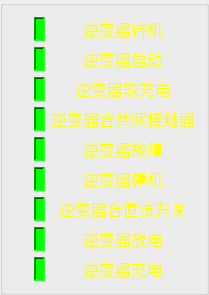
            <widget class="QGroupBox" name="groupBox_3">
             <property name="sizePolicy">
              <sizepolicy hsizetype="Minimum" vsizetype="Minimum">
               <horstretch>0</horstretch>
               <verstretch>0</verstretch>
              </sizepolicy>
             </property>
             <property name="maximumSize">
              <size>
               <width>250</width>
               <height>350</height>
              </size>
             </property>
             <property name="title">
              <string/>
             </property>
             <layout class="QHBoxLayout" name="horizontalLayout_23">
              <item>
               <layout class="QVBoxLayout" name="verticalLayout_13">
                <property name="leftMargin">
                 <number>20</number>
                </property>
                <item>
                 <widget class="QLabel" name="show_Inverter_Wait">
                  <property name="maximumSize">
                   <size>
                    <width>30</width>
                    <height>30</height>
                   </size>
                  </property>
                  <property name="styleSheet">
                   <string notr="true">background-color: rgb(0, 255, 0);</string>
                  </property>
                  <property name="frameShape">
                   <enum>QFrame::WinPanel</enum>
                  </property>
                  <property name="frameShadow">
                   <enum>QFrame::Sunken</enum>
                  </property>
                  <property name="text">
                   <string/>
                  </property>
                 </widget>
                </item>
                <item>
                 <widget class="QLabel" name="show_Inverter_Start">
                  <property name="maximumSize">
                   <size>
                    <width>30</width>
                    <height>30</height>
                   </size>
                  </property>
                  <property name="styleSheet">
                   <string notr="true">background-color: rgb(0, 255, 0);</string>
                  </property>
                  <property name="frameShape">
                   <enum>QFrame::WinPanel</enum>
                  </property>
                  <property name="frameShadow">
                   <enum>QFrame::Sunken</enum>
                  </property>
                  <property name="text">
                   <string/>
                  </property>
                 </widget>
                </item>
                <item>
                 <widget class="QLabel" name="show_Inverter_Soft_Charging">
                  <property name="maximumSize">
                   <size>
                    <width>30</width>
                    <height>30</height>
                   </size>
                  </property>
                  <property name="styleSheet">
                   <string notr="true">background-color: rgb(0, 255, 0);</string>
                  </property>
                  <property name="frameShape">
                   <enum>QFrame::WinPanel</enum>
                  </property>
                  <property name="frameShadow">
                   <enum>QFrame::Sunken</enum>
                  </property>
                  <property name="text">
                   <string/>
                  </property>
                 </widget>
                </item>
                <item>
                 <widget class="QLabel" name="show_Inverter_Combination_Contactor">
                  <property name="maximumSize">
                   <size>
                    <width>30</width>
                    <height>30</height>
                   </size>
                  </property>
                  <property name="styleSheet">
                   <string notr="true">background-color: rgb(0, 255, 0);</string>
                  </property>
                  <property name="frameShape">
                   <enum>QFrame::WinPanel</enum>
                  </property>
                  <property name="frameShadow">
                   <enum>QFrame::Sunken</enum>
                  </property>
                  <property name="text">
                   <string/>
                  </property>
                 </widget>
                </item>
                <item>
                 <widget class="QLabel" name="show_Inverter_Fault">
                  <property name="maximumSize">
                   <size>
                    <width>30</width>
                    <height>30</height>
                   </size>
                  </property>
                  <property name="styleSheet">
                   <string notr="true">background-color: rgb(0, 255, 0);</string>
                  </property>
                  <property name="frameShape">
                   <enum>QFrame::WinPanel</enum>
                  </property>
                  <property name="frameShadow">
                   <enum>QFrame::Sunken</enum>
                  </property>
                  <property name="text">
                   <string/>
                  </property>
                 </widget>
                </item>
                <item>
                 <widget class="QLabel" name="show_Inverter_Stop">
                  <property name="maximumSize">
                   <size>
                    <width>30</width>
                    <height>30</height>
                   </size>
                  </property>
                  <property name="styleSheet">
                   <string notr="true">background-color: rgb(0, 255, 0);</string>
                  </property>
                  <property name="frameShape">
                   <enum>QFrame::WinPanel</enum>
                  </property>
                  <property name="frameShadow">
                   <enum>QFrame::Sunken</enum>
                  </property>
                  <property name="text">
                   <string/>
                  </property>
                 </widget>
                </item>
                <item>
                 <widget class="QLabel" name="show_Inverter_Combination_DCswitch">
                  <property name="maximumSize">
                   <size>
                    <width>30</width>
                    <height>30</height>
                   </size>
                  </property>
                  <property name="styleSheet">
                   <string notr="true">background-color: rgb(0, 255, 0);</string>
                  </property>
                  <property name="frameShape">
                   <enum>QFrame::WinPanel</enum>
                  </property>
                  <property name="frameShadow">
                   <enum>QFrame::Sunken</enum>
                  </property>
                  <property name="text">
                   <string/>
                  </property>
                 </widget>
                </item>
                <item>
                 <widget class="QLabel" name="show_Inverter_Discharge">
                  <property name="maximumSize">
                   <size>
                    <width>30</width>
                    <height>30</height>
                   </size>
                  </property>
                  <property name="styleSheet">
                   <string notr="true">background-color: rgb(0, 255, 0);</string>
                  </property>
                  <property name="frameShape">
                   <enum>QFrame::WinPanel</enum>
                  </property>
                  <property name="frameShadow">
                   <enum>QFrame::Sunken</enum>
                  </property>
                  <property name="text">
                   <string/>
                  </property>
                 </widget>
                </item>
                <item>
                 <widget class="QLabel" name="show_Inverter_Charging">
                  <property name="maximumSize">
                   <size>
                    <width>30</width>
                    <height>30</height>
                   </size>
                  </property>
                  <property name="styleSheet">
                   <string notr="true">background-color: rgb(0, 255, 0);</string>
                  </property>
                  <property name="frameShape">
                   <enum>QFrame::WinPanel</enum>
                  </property>
                  <property name="frameShadow">
                   <enum>QFrame::Sunken</enum>
                  </property>
                  <property name="text">
                   <string/>
                  </property>
                 </widget>
                </item>
               </layout>
              </item>
              <item>
               <layout class="QVBoxLayout" name="verticalLayout_14">
                <item>
                 <widget class="QLabel" name="label_19">
                  <property name="maximumSize">
                   <size>
                    <width>150</width>
                    <height>30</height>
                   </size>
                  </property>
                  <property name="text">
                   <string>&lt;html&gt;&lt;head/&gt;&lt;body&gt;&lt;p align=&quot;center&quot;&gt;&lt;span style=&quot; font-size:12pt; color:#ffff00;&quot;&gt;逆变器待机&lt;/span&gt;&lt;/p&gt;&lt;/body&gt;&lt;/html&gt;</string>
                  </property>
                 </widget>
                </item>
                <item>
                 <widget class="QLabel" name="label_20">
                  <property name="maximumSize">
                   <size>
                    <width>150</width>
                    <height>30</height>
                   </size>
                  </property>
                  <property name="text">
                   <string>&lt;html&gt;&lt;head/&gt;&lt;body&gt;&lt;p align=&quot;center&quot;&gt;&lt;span style=&quot; font-size:12pt; color:#ffff00;&quot;&gt;逆变器启动&lt;/span&gt;&lt;/p&gt;&lt;/body&gt;&lt;/html&gt;</string>
                  </property>
                 </widget>
                </item>
                <item>
                 <widget class="QLabel" name="label_21">
                  <property name="maximumSize">
                   <size>
                    <width>150</width>
                    <height>30</height>
                   </size>
                  </property>
                  <property name="text">
                   <string>&lt;html&gt;&lt;head/&gt;&lt;body&gt;&lt;p align=&quot;center&quot;&gt;&lt;span style=&quot; font-size:12pt; color:#ffff00;&quot;&gt;逆变器软充电&lt;/span&gt;&lt;/p&gt;&lt;/body&gt;&lt;/html&gt;</string>
                  </property>
                 </widget>
                </item>
                <item>
                 <widget class="QLabel" name="label_22">
                  <property name="maximumSize">
                   <size>
                    <width>150</width>
                    <height>30</height>
                   </size>
                  </property>
                  <property name="text">
                   <string>&lt;html&gt;&lt;head/&gt;&lt;body&gt;&lt;p align=&quot;center&quot;&gt;&lt;span style=&quot; font-size:12pt; color:#ffff00;&quot;&gt;逆变器合并网接触器&lt;/span&gt;&lt;/p&gt;&lt;/body&gt;&lt;/html&gt;</string>
                  </property>
                 </widget>
                </item>
                <item>
                 <widget class="QLabel" name="label_23">
                  <property name="maximumSize">
                   <size>
                    <width>150</width>
                    <height>30</height>
                   </size>
                  </property>
                  <property name="text">
                   <string>&lt;html&gt;&lt;head/&gt;&lt;body&gt;&lt;p align=&quot;center&quot;&gt;&lt;span style=&quot; font-size:12pt; color:#ffff00;&quot;&gt;逆变器故障&lt;/span&gt;&lt;/p&gt;&lt;/body&gt;&lt;/html&gt;</string>
                  </property>
                 </widget>
                </item>
                <item>
                 <widget class="QLabel" name="label_24">
                  <property name="maximumSize">
                   <size>
                    <width>150</width>
                    <height>30</height>
                   </size>
                  </property>
                  <property name="text">
                   <string>&lt;html&gt;&lt;head/&gt;&lt;body&gt;&lt;p align=&quot;center&quot;&gt;&lt;span style=&quot; font-size:12pt; color:#ffff00;&quot;&gt;逆变器停机&lt;/span&gt;&lt;/p&gt;&lt;/body&gt;&lt;/html&gt;</string>
                  </property>
                 </widget>
                </item>
                <item>
                 <widget class="QLabel" name="label_25">
                  <property name="maximumSize">
                   <size>
                    <width>150</width>
                    <height>30</height>
                   </size>
                  </property>
                  <property name="text">
                   <string>&lt;html&gt;&lt;head/&gt;&lt;body&gt;&lt;p align=&quot;center&quot;&gt;&lt;span style=&quot; font-size:12pt; color:#ffff00;&quot;&gt;逆变器合直流开关&lt;/span&gt;&lt;/p&gt;&lt;/body&gt;&lt;/html&gt;</string>
                  </property>
                 </widget>
                </item>
                <item>
                 <widget class="QLabel" name="label_26">
                  <property name="maximumSize">
                   <size>
                    <width>150</width>
                    <height>30</height>
                   </size>
                  </property>
                  <property name="text">
                   <string>&lt;html&gt;&lt;head/&gt;&lt;body&gt;&lt;p align=&quot;center&quot;&gt;&lt;span style=&quot; font-size:12pt; color:#ffff00;&quot;&gt;逆变器放电&lt;/span&gt;&lt;/p&gt;&lt;/body&gt;&lt;/html&gt;</string>
                  </property>
                 </widget>
                </item>
                <item>
                 <widget class="QLabel" name="label_27">
                  <property name="maximumSize">
                   <size>
                    <width>150</width>
                    <height>30</height>
                   </size>
                  </property>
                  <property name="text">
                   <string>&lt;html&gt;&lt;head/&gt;&lt;body&gt;&lt;p align=&quot;center&quot;&gt;&lt;span style=&quot; font-size:12pt; color:#ffff00;&quot;&gt;逆变器充电&lt;/span&gt;&lt;/p&gt;&lt;/body&gt;&lt;/html&gt;</string>
                  </property>
                 </widget>
                </item>
               </layout>
              </item>
             </layout>
            </widget>
